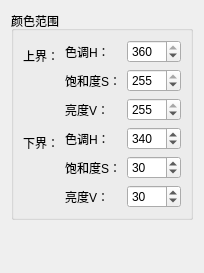
<?xml version="1.0" encoding="UTF-8"?>
<ui version="4.0">
 <class>HSVColorSegmentationNode</class>
 <widget class="QWidget" name="HSVColorSegmentationNode">
  <property name="geometry">
   <rect>
    <x>0</x>
    <y>0</y>
    <width>204</width>
    <height>273</height>
   </rect>
  </property>
  <property name="windowTitle">
   <string>Form</string>
  </property>
  <layout class="QVBoxLayout" name="verticalLayout_2">
   <item>
    <widget class="QGroupBox" name="groupBox">
     <property name="title">
      <string>颜色范围</string>
     </property>
     <layout class="QVBoxLayout" name="verticalLayout">
      <item>
       <layout class="QFormLayout" name="formLayout">
        <item row="0" column="0">
         <widget class="QLabel" name="label">
          <property name="text">
           <string>上界：</string>
          </property>
         </widget>
        </item>
        <item row="1" column="0">
         <widget class="QLabel" name="label_2">
          <property name="text">
           <string>下界：</string>
          </property>
         </widget>
        </item>
        <item row="0" column="1">
         <layout class="QFormLayout" name="formLayout_2">
          <item row="0" column="1">
           <widget class="QSpinBox" name="upperH_spinBox">
            <property name="maximum">
             <number>360</number>
            </property>
            <property name="singleStep">
             <number>10</number>
            </property>
            <property name="value">
             <number>360</number>
            </property>
           </widget>
          </item>
          <item row="1" column="0">
           <widget class="QLabel" name="label_4">
            <property name="text">
             <string>饱和度S：</string>
            </property>
           </widget>
          </item>
          <item row="1" column="1">
           <widget class="QSpinBox" name="upperS_spinBox">
            <property name="maximum">
             <number>255</number>
            </property>
            <property name="singleStep">
             <number>10</number>
            </property>
            <property name="value">
             <number>255</number>
            </property>
           </widget>
          </item>
          <item row="2" column="0">
           <widget class="QLabel" name="label_5">
            <property name="text">
             <string>亮度V：</string>
            </property>
           </widget>
          </item>
          <item row="2" column="1">
           <widget class="QSpinBox" name="upperV_spinBox">
            <property name="maximum">
             <number>255</number>
            </property>
            <property name="singleStep">
             <number>10</number>
            </property>
            <property name="value">
             <number>255</number>
            </property>
           </widget>
          </item>
          <item row="0" column="0">
           <widget class="QLabel" name="label_3">
            <property name="text">
             <string>色调H：</string>
            </property>
           </widget>
          </item>
         </layout>
        </item>
        <item row="1" column="1">
         <layout class="QFormLayout" name="formLayout_3">
          <item row="0" column="0">
           <widget class="QLabel" name="label_6">
            <property name="text">
             <string>色调H：</string>
            </property>
           </widget>
          </item>
          <item row="1" column="0">
           <widget class="QLabel" name="label_7">
            <property name="text">
             <string>饱和度S：</string>
            </property>
           </widget>
          </item>
          <item row="2" column="0">
           <widget class="QLabel" name="label_8">
            <property name="text">
             <string>亮度V：</string>
            </property>
           </widget>
          </item>
          <item row="0" column="1">
           <widget class="QSpinBox" name="lowerH_spinBox">
            <property name="maximum">
             <number>360</number>
            </property>
            <property name="singleStep">
             <number>10</number>
            </property>
            <property name="value">
             <number>340</number>
            </property>
           </widget>
          </item>
          <item row="1" column="1">
           <widget class="QSpinBox" name="lowerS_spinBox">
            <property name="maximum">
             <number>255</number>
            </property>
            <property name="singleStep">
             <number>10</number>
            </property>
            <property name="value">
             <number>30</number>
            </property>
           </widget>
          </item>
          <item row="2" column="1">
           <widget class="QSpinBox" name="lowerV_spinBox">
            <property name="maximum">
             <number>255</number>
            </property>
            <property name="singleStep">
             <number>10</number>
            </property>
            <property name="value">
             <number>30</number>
            </property>
           </widget>
          </item>
         </layout>
        </item>
       </layout>
      </item>
     </layout>
    </widget>
   </item>
   <item>
    <widget class="QLabel" name="info_label">
     <property name="text">
      <string/>
     </property>
    </widget>
   </item>
  </layout>
 </widget>
 <resources/>
 <connections/>
</ui>
